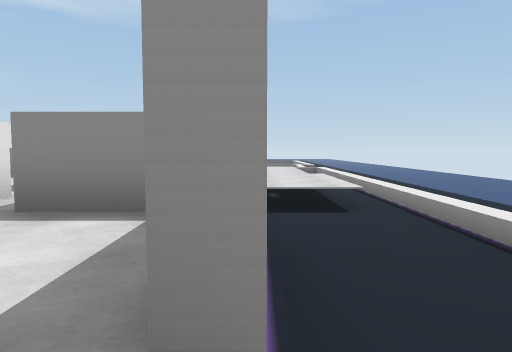
view 1 (above)

24 first-person views from a walk through a 3-D level made in the Unity game engine. The camera is 1.4 m above the floor, tilts 4° down and sees 70° across. Doors are open. The floor is counted in squares, 2 m on a side. Each view is taken from the middle of a square. On the plan, view 1 faces up. The plan holds only what a view shows up to about 11 squares ahead; the rest is blank. The place goes on beyond the plan. The player character is not drawn. Some surface patterns are stand-ins.

view 2
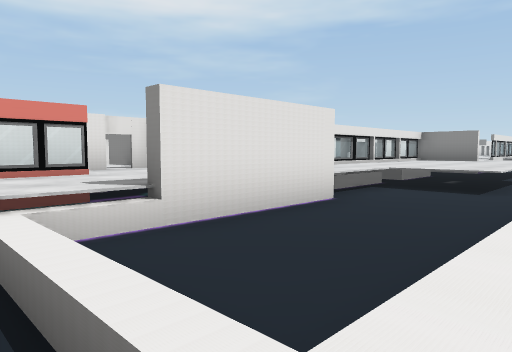

view 3
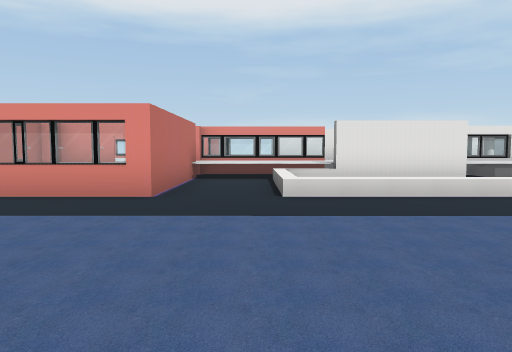

view 4
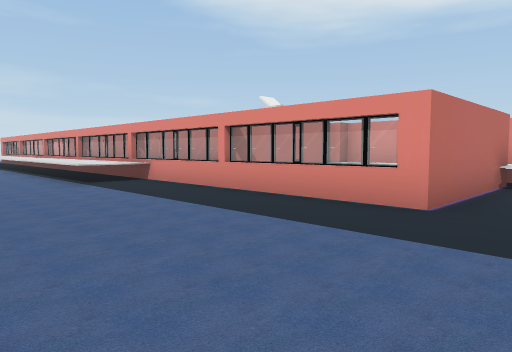

view 5
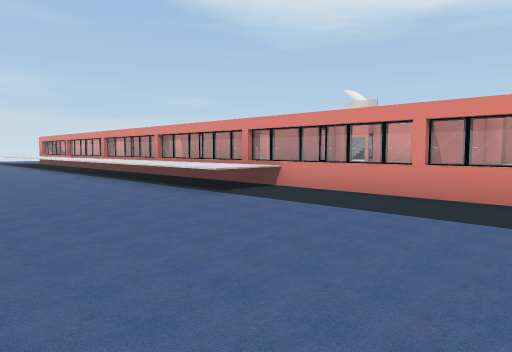

view 6
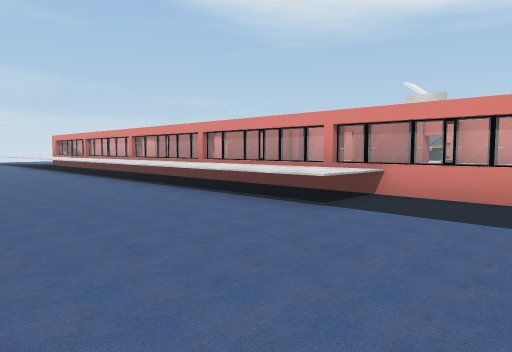

view 7
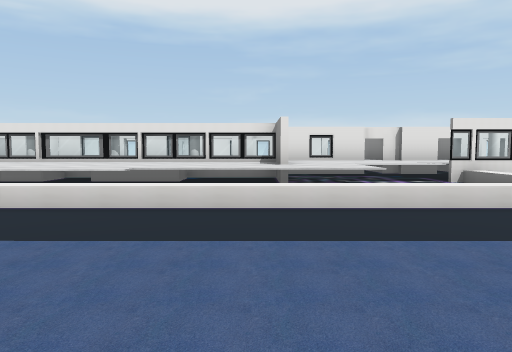

view 8
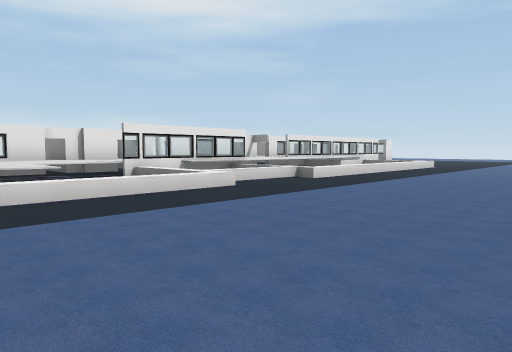

view 9
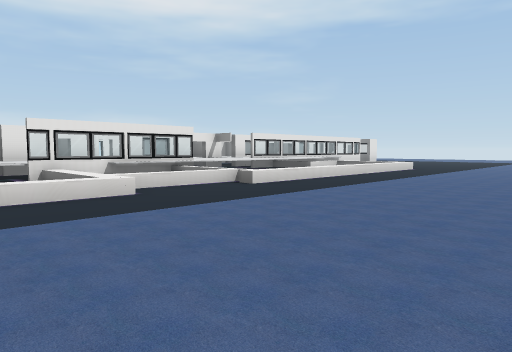

view 10
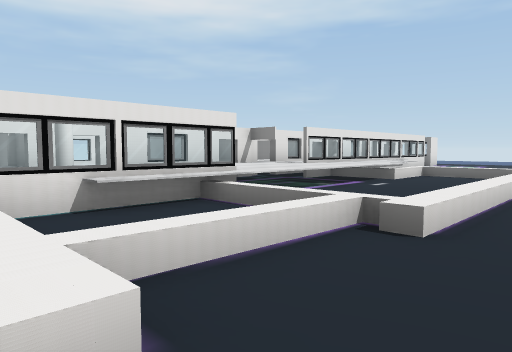

view 11
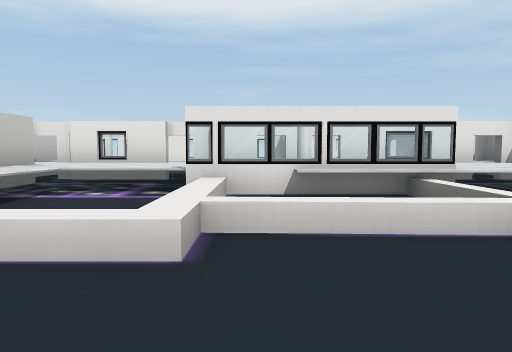

view 12
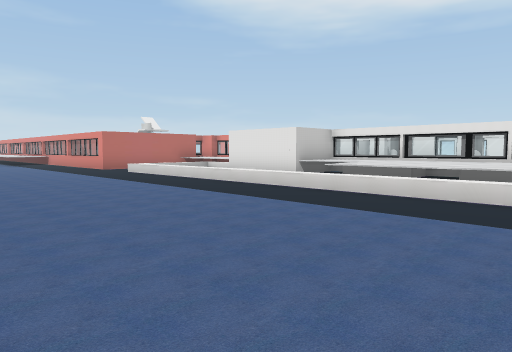

view 13
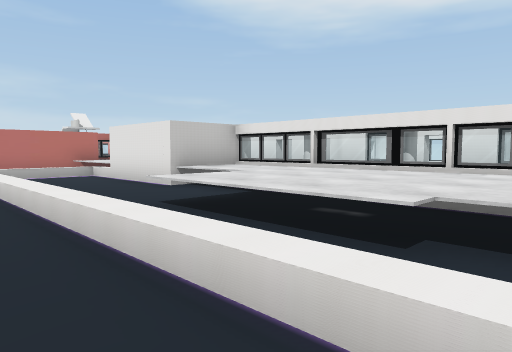

view 14
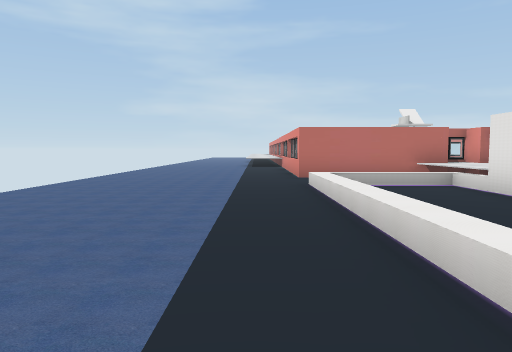

view 15
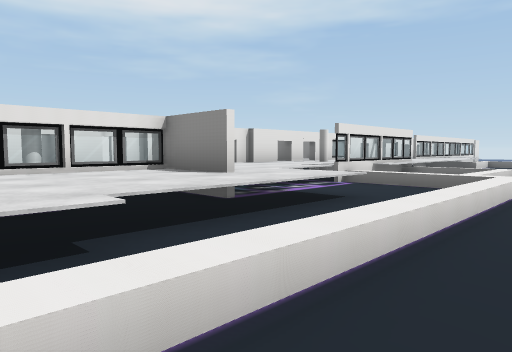

view 16
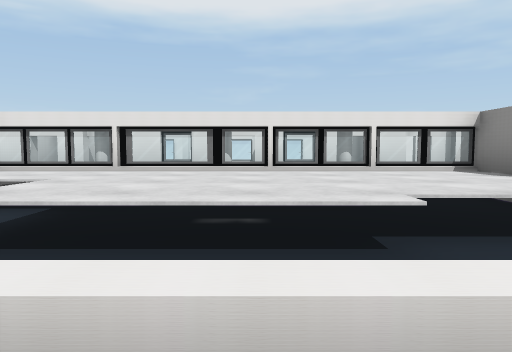

view 17
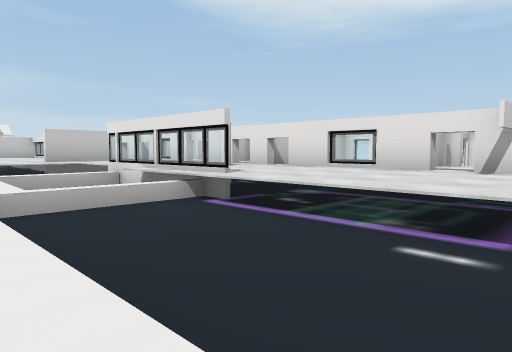

view 18
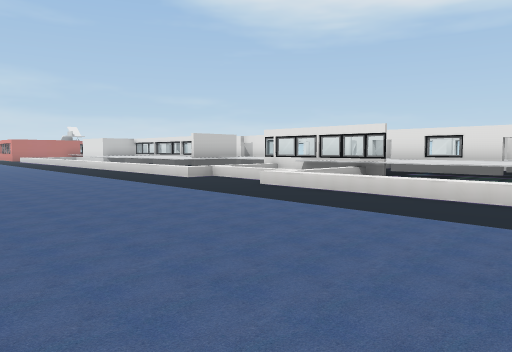

view 19
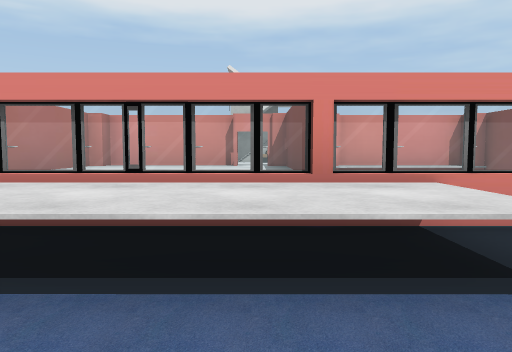

view 20
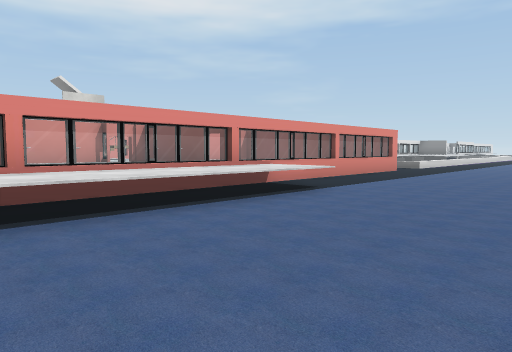

view 21
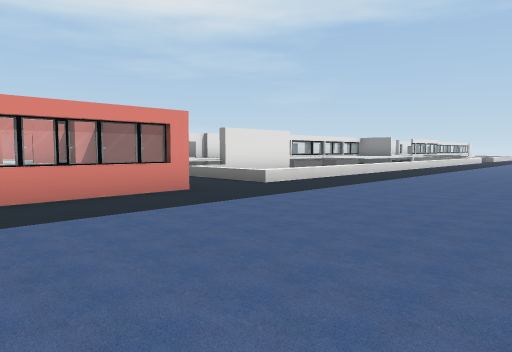

view 22
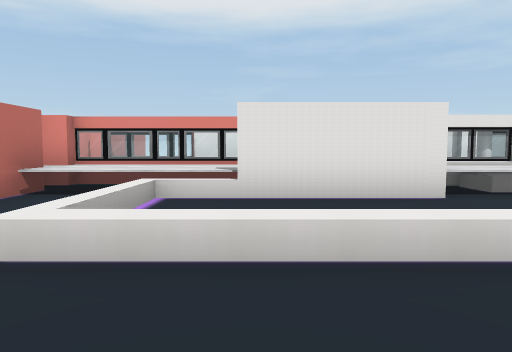

view 23
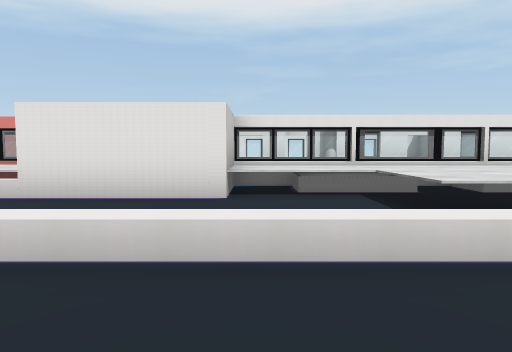

view 24
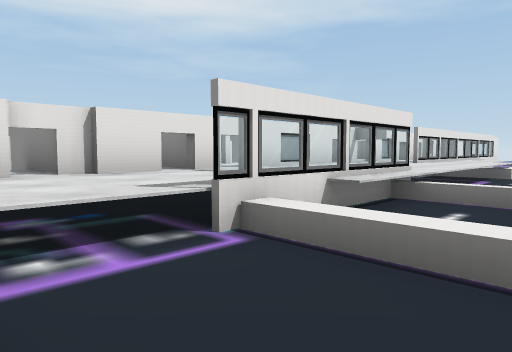

### Floor plan
Key: @ floor where view 1 was taken; # wall or solid block; x gap in a wall; . main floor; : floor 0.75 m higher than the main floor; / step, stairs or slope; D open door; = window, fence, low wall or low ledge; ^ raised ledge; O other object.
Columns run from 7 left of view 1 to 8 right of it. Each row starts with its distance up from view 1.
 23     D#:.../.....
 22  D##DD:.../.....
 21   #::::.../.....
 20 OD##:::.../.....
 19 O ##:::x../....
 18   =#:::#///....
 17  ###DO:#./.....
 16    #:::O./......
 15  D##:::O///.....
 14 O.=#D::.../.....
 13 # # O::#=./.....
 12   ##::##=./.....
 11  ###D###=./.....
 10   # O# :=./.....
  9   =  O ::./.....
  8  D#### ::./.....
  7   =:D# ::./.....
  6 O #: ##==./....
  5 O =:D##=../....
  4   ##D###../....
  3  D######../....
  2     D::#../.....
  1     #O:#../.....
  0     #O:@../.....
 -1     OO:=........
 -2  #^^OO:#........
 -3   ########O.....
 -4       D.  O.....
 -5       #.  O.....
 -6       ####O.....
 -7       #   O.....
 -8       #   O.....
 -9     ^^DD#DO^....
-10      ODD:DO^...
-11       #:: O^....
-12       #:: O^....
-13       ###DO^....
-14           O^....

Positions as (right, up) in squares from view 1, and headings:
1: (0, 0), facing up
2: (3, -1), facing up-left
3: (8, -1), facing left
4: (7, -1), facing down-left
5: (8, -4), facing down-left
6: (8, -6), facing down-left
7: (7, 11), facing left
8: (8, 11), facing up-left
9: (8, 13), facing up-left
10: (4, 15), facing up-left
11: (5, 16), facing left
12: (8, 10), facing down-left
13: (4, 10), facing down-left
14: (4, 7), facing down
15: (4, 8), facing up-left
16: (4, 8), facing left
17: (3, 23), facing down-left
18: (8, 23), facing down-left
19: (6, -10), facing left
20: (8, -14), facing up-left
21: (8, -6), facing up-left
22: (5, 1), facing left
23: (5, 4), facing left
24: (2, 13), facing up-left
